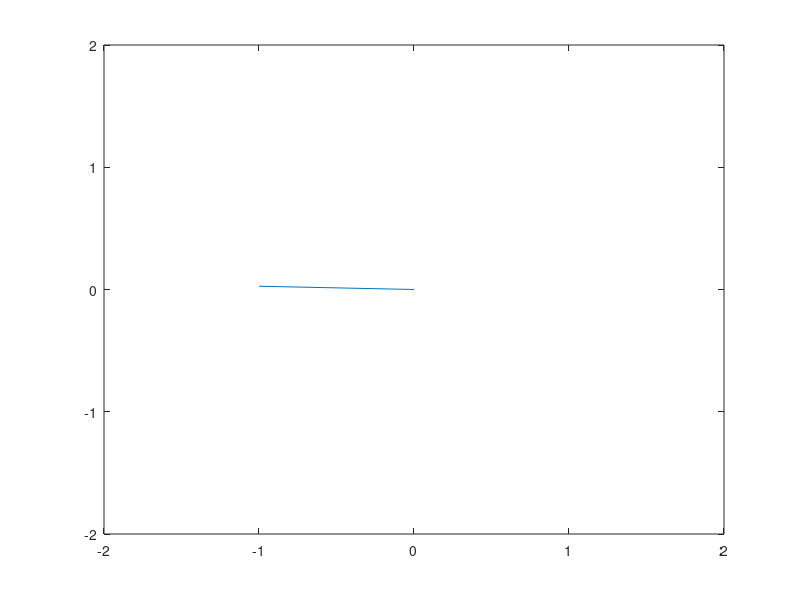

MATLAB code for this plot:
#solving ODEs
clear all
close all
clc

#second order  ODE

#function ODE_test= f(t)
# ODE_test
#endfunction

function ydot = f (y, t)
  g=9.81;
  l=1;
  m=1;
  ydot=zeros(2,1);
  ydot(1) = y(2);
  ydot(2)=-g*(t)/(l*m);

endfunction

y0 = [0;0];

y=lsode ("f", y0, (t = (linspace(pi/4,-pi/4,20)')));


ysin=sin(y(:,1));
xcos=cos(y(:,1));
x_pen = zeros(1,20);
y_pen = zeros(1,20);
for i=1:20
  y_pen(i) = ysin(i);
  x_pen(i) = xcos(i);
end
for i=1:5
for j=1:20
  plot([0,x_pen(j)],[0,y_pen(j)])
  axis([-2 2 -2 2])
  pause(0.03)
end
x_pen=-x_pen;
end

%subplot(1,2,1)
%plot(t, sin(y(:,1)))
%axis([-1 1 -1 1])
%subplot(1,2,2)
%plot(t, y(:,2))
%%axis([-1 1 -1 1])